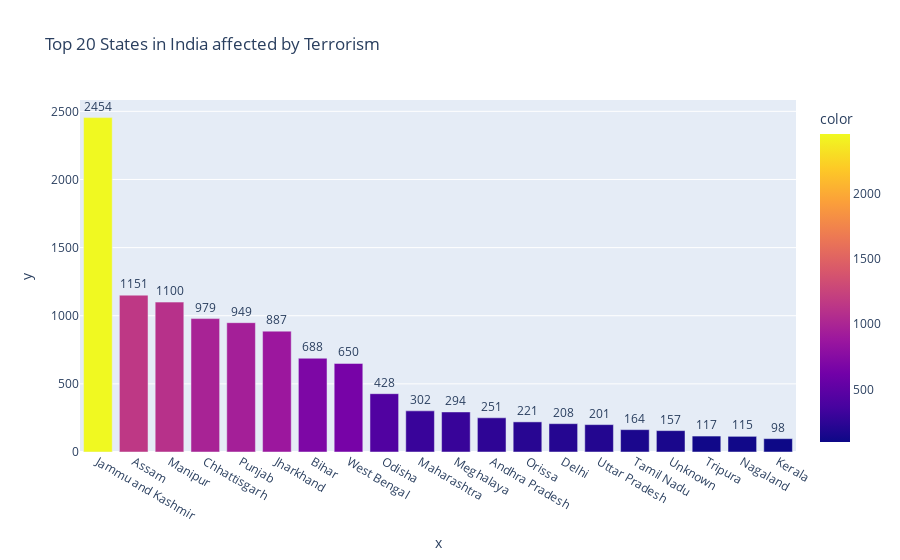

The notebook cell saved with this chart:
### Code cell
# Visualization for getting the insights of terrorist activities in India
killed_wounded_state_india = terrorism_data[terrorism_data['Country']=='India']['State'].value_counts()[:20]
state_india = terrorism_data[terrorism_data['Country']=='India']['State'].value_counts()[:20]

fig = px.bar(terrorism_data,
             x=killed_wounded_state_india.index,
             y=killed_wounded_state_india.values,
             title="Top 20 States in India affected by Terrorism",
             color=killed_wounded_state_india,
             text=state_india)
fig.update_traces(textfont_size=12,
                  textangle=0,
                  textposition="outside",
                  cliponaxis=False)
fig.show()

### Figure 1 — Plotly figure (JSON) as saved in the notebook; plotly's stock layout.template omitted (floating-point values rounded to 4 significant figures)
{"data": [{"alignmentgroup": "True", "cliponaxis": false, "hovertemplate": "x=%{x}<br>y=%{y}<br>text=%{text}<br>color=%{marker.color}<extra></extra>", "legendgroup": "", "marker": {"color": [2454, 1151, 1100, 979, 949, 887, 688, 650, 428, 302, 294, 251, 221, 208, 201, 164, 157, 117, 115, 98], "coloraxis": "coloraxis", "pattern": {"shape": ""}}, "name": "", "offsetgroup": "", "orientation": "v", "showlegend": false, "text": ["2454", "1151", "1100", "979", "949", "887", "688", "650", "428", "302", "294", "251", "221", "208", "201", "164", "157", "117", "115", "98"], "textangle": 0, "textfont": {"size": 12}, "textposition": "outside", "type": "bar", "x": ["Jammu and Kashmir", "Assam", "Manipur", "Chhattisgarh", "Punjab", "Jharkhand", "Bihar", "West Bengal", "Odisha", "Maharashtra", "Meghalaya", "Andhra Pradesh", "Orissa", "Delhi", "Uttar Pradesh", "Tamil Nadu", "Unknown", "Tripura", "Nagaland", "Kerala"], "xaxis": "x", "y": [2454, 1151, 1100, 979, 949, 887, 688, 650, 428, 302, 294, 251, 221, 208, 201, 164, 157, 117, 115, 98], "yaxis": "y"}], "layout": {"barmode": "relative", "coloraxis": {"colorbar": {"title": {"text": "color"}}, "colorscale": [[0, "#0d0887"], [0.1111, "#46039f"], [0.2222, "#7201a8"], [0.3333, "#9c179e"], [0.4444, "#bd3786"], [0.5556, "#d8576b"], [0.6667, "#ed7953"], [0.7778, "#fb9f3a"], [0.8889, "#fdca26"], [1, "#f0f921"]]}, "legend": {"tracegroupgap": 0}, "title": {"text": "Top 20 States in India affected by Terrorism"}, "xaxis": {"anchor": "y", "domain": [0, 1], "title": {"text": "x"}}, "yaxis": {"anchor": "x", "domain": [0, 1], "title": {"text": "y"}}}}
